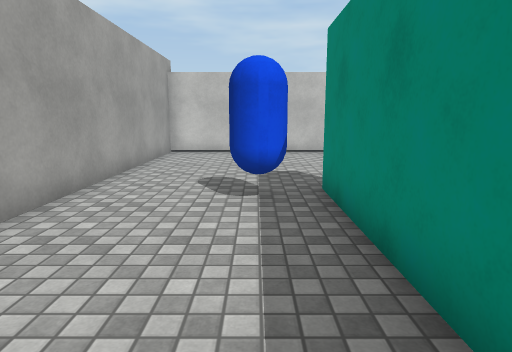
view 1 (above)

16 first-person views from a walk through a scene from a Unity 3-D project. The camera is 1.4 m above the floor, tilts 10° down and sees 75° across. The floor is counted in squares, 1 m on a side. Each view is taken from the middle of a square. On the plan, view 1 faces up. The plan holds only what a view shows up to about 15 squares ahead; the rest is blank. Surface patterns are stand-ins for the level's own textures.

view 2
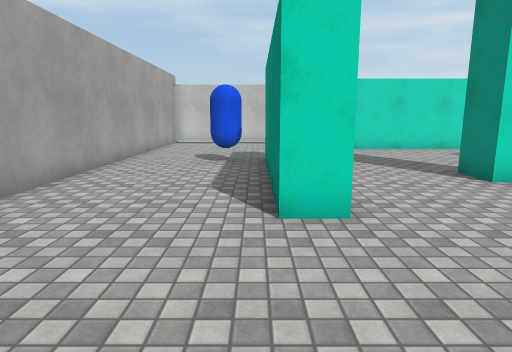

view 3
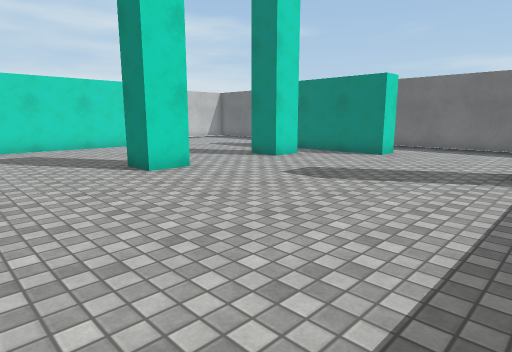

view 4
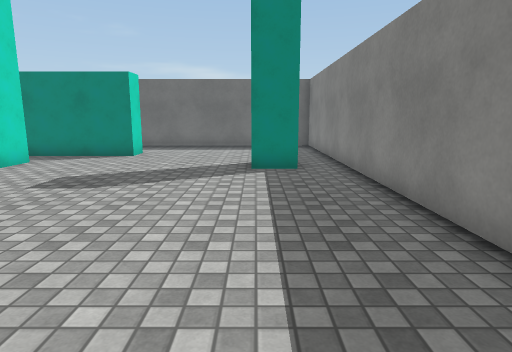

view 5
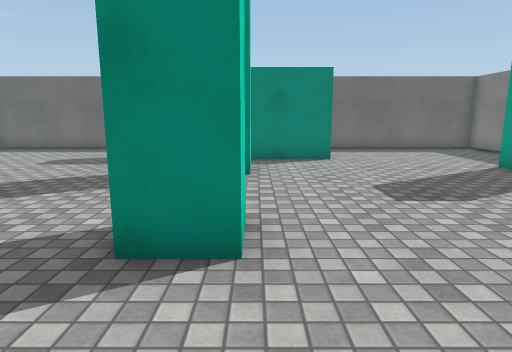

view 6
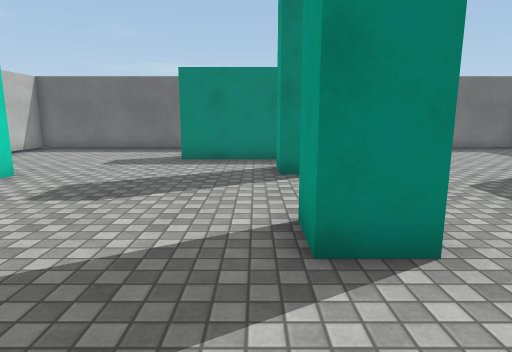

view 7
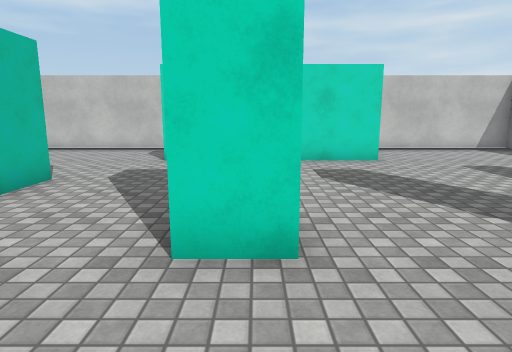

view 8
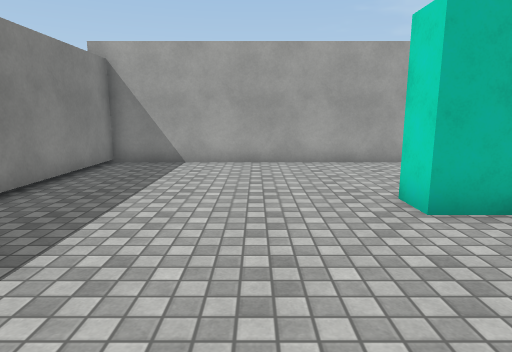

view 9
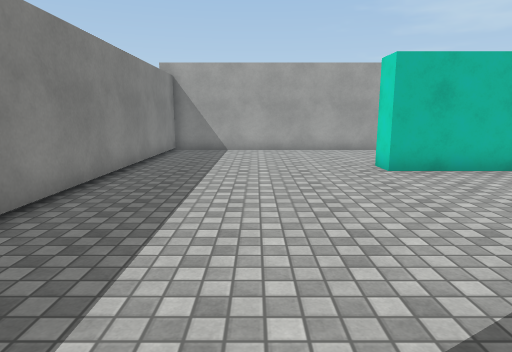

view 10
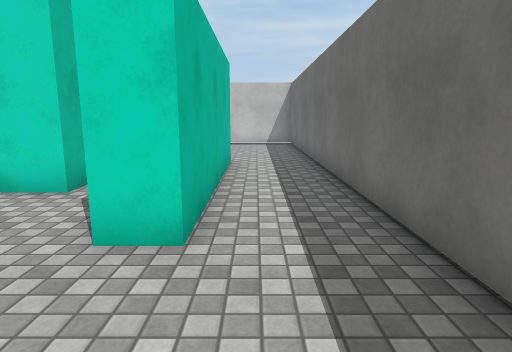

view 11
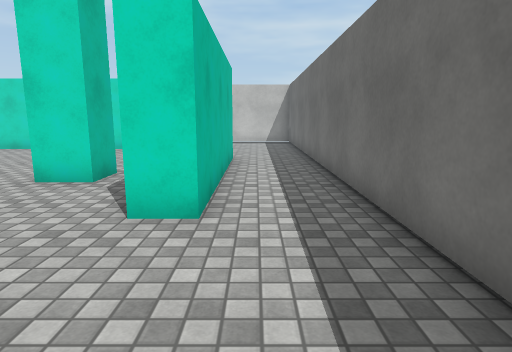

view 12
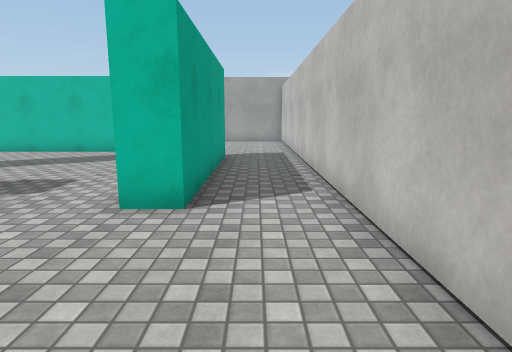

view 13
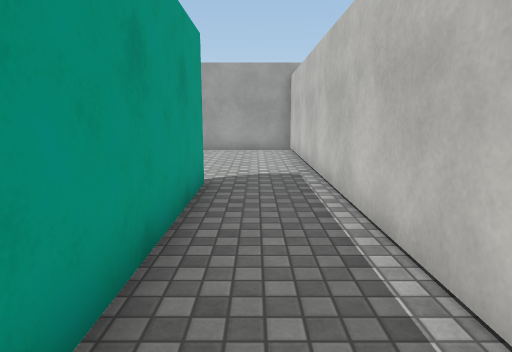

view 14
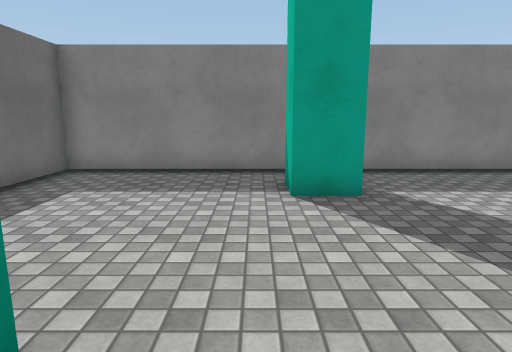

view 15
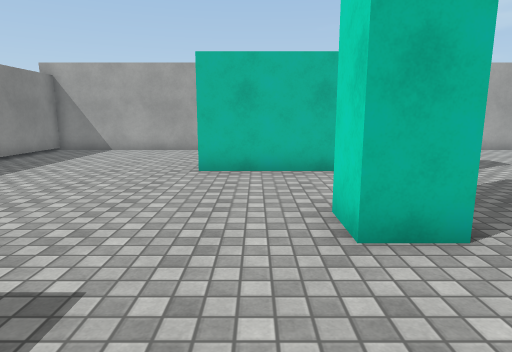

view 16
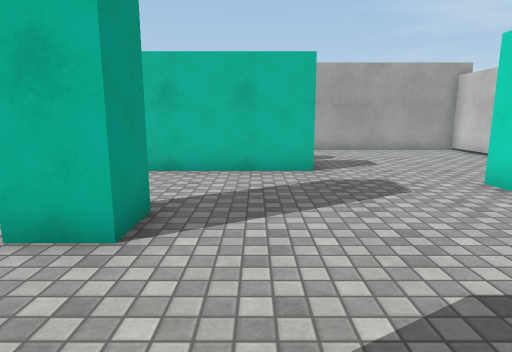

### Floor plan
Points are (right, up) in squares from view 1. A wall is a line through its corners. A room is listed if a view was taken in it or the views show most of it. See-through windows are left out.
Room 1 (views 1, 2, 3, 4, 5, 6, 7, 8, 9, 10, 11, 12, 13, 14, 15, 16)
walls: (7.4, 2.1) (6.2, 2.1) (6.2, 3.4) (7.4, 3.4) (7.4, 2.1); (11.1, 2.1) (11.1, 3.4) (12.5, 3.4) (12.5, 2.1) (11.1, 2.1); (2.3, 6.6) (2.3, -0.5) (1.3, -0.5) (1.3, 6.6); (11.1, -6.2) (11.1, -4.9) (12.5, -4.9) (12.5, -6.2); (15.2, 6.5) (15.2, -0.5) (14.2, -0.5) (14.2, 6.5); (3.9, 10.9) (11, 10.9) (11, 9.9) (3.9, 9.9); (-3.4, -7.5) (17.8, -7.5) (17.8, 13.5) (-3.4, 13.5) (-3.4, -7.5)
objects: blue capsule (0, 5) to (0, 6)

Positions as (right, up) in squares from view 1, and headings:
1: (0, 0), facing up
2: (1, -5), facing up
3: (2, -6), facing up-right
4: (2, -5), facing right
5: (3, 2), facing right
6: (3, 4), facing right
7: (7, -1), facing up
8: (7, -3), facing left
9: (11, -4), facing left
10: (16, -4), facing up
11: (16, -5), facing up
12: (16, 12), facing left
13: (11, 12), facing left
14: (13, 1), facing down
15: (11, 1), facing left
16: (11, 5), facing left
